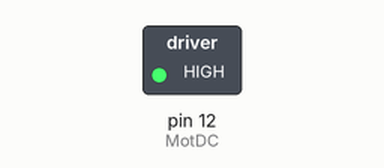
A sketch run on a simulated Arduino Uno, built with avr-gcc and run on an emulated ATmega328P. Shown: switched loads named in the sketch (green lamp = pin HIGH).

Above: at 0.1 s.
Timing chart, 0 to 1.6 s (numbered marks = the images above):
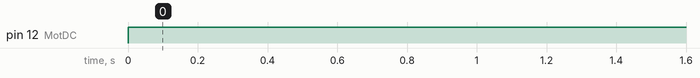

Measured:
- by itself, pin 12 (MotDC): LOW → HIGH at 0.00 s

The sketch:

Motor_DC.ino
```cpp
const int MotDC = 12 ;

void setup() {
  // put your setup code here, to run once:
  pinMode (MotDC, OUTPUT);

}

void loop() {
  // put your main code here, to run repeatedly:
  // kecepatan tinggi'
  analogWrite (MotDC,255);
  delay (5000);

  //kecepatan medium
  analogWrite (MotDC,128);
  delay (5000);
}
```
